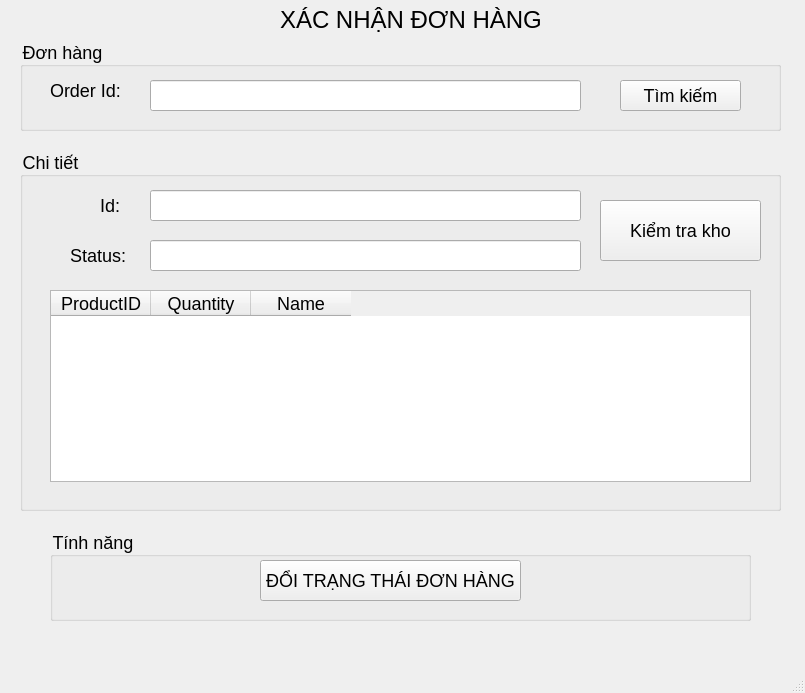
<?xml version="1.0" encoding="UTF-8"?>
<ui version="4.0">
 <class>MainWindow</class>
 <widget class="QMainWindow" name="MainWindow">
  <property name="geometry">
   <rect>
    <x>0</x>
    <y>0</y>
    <width>805</width>
    <height>693</height>
   </rect>
  </property>
  <property name="windowTitle">
   <string>MainWindow</string>
  </property>
  <property name="styleSheet">
   <string notr="true">font-size: 18px;</string>
  </property>
  <widget class="QWidget" name="centralwidget">
   <widget class="QLabel" name="label">
    <property name="geometry">
     <rect>
      <x>280</x>
      <y>0</y>
      <width>261</width>
      <height>41</height>
     </rect>
    </property>
    <property name="text">
     <string>&lt;html&gt;&lt;head/&gt;&lt;body&gt;&lt;p align=&quot;center&quot;&gt;&lt;span style=&quot; font-size:18pt;&quot;&gt;XÁC NHẬN ĐƠN HÀNG&lt;/span&gt;&lt;/p&gt;&lt;/body&gt;&lt;/html&gt;</string>
    </property>
   </widget>
   <widget class="QGroupBox" name="groupBox">
    <property name="geometry">
     <rect>
      <x>20</x>
      <y>40</y>
      <width>761</width>
      <height>91</height>
     </rect>
    </property>
    <property name="title">
     <string>Đơn hàng</string>
    </property>
    <widget class="QLabel" name="label_2">
     <property name="geometry">
      <rect>
       <x>30</x>
       <y>30</y>
       <width>81</width>
       <height>41</height>
      </rect>
     </property>
     <property name="text">
      <string>Order Id: </string>
     </property>
    </widget>
    <widget class="QLineEdit" name="lineEditOrderId">
     <property name="geometry">
      <rect>
       <x>130</x>
       <y>40</y>
       <width>431</width>
       <height>31</height>
      </rect>
     </property>
    </widget>
    <widget class="QPushButton" name="pushButtonSearch">
     <property name="geometry">
      <rect>
       <x>600</x>
       <y>40</y>
       <width>121</width>
       <height>31</height>
      </rect>
     </property>
     <property name="text">
      <string>Tìm kiếm</string>
     </property>
    </widget>
   </widget>
   <widget class="QGroupBox" name="groupBox_2">
    <property name="geometry">
     <rect>
      <x>20</x>
      <y>150</y>
      <width>761</width>
      <height>361</height>
     </rect>
    </property>
    <property name="title">
     <string>Chi tiết</string>
    </property>
    <widget class="QLabel" name="label_3">
     <property name="geometry">
      <rect>
       <x>80</x>
       <y>40</y>
       <width>31</width>
       <height>31</height>
      </rect>
     </property>
     <property name="text">
      <string>Id: </string>
     </property>
    </widget>
    <widget class="QLineEdit" name="lineEditId">
     <property name="geometry">
      <rect>
       <x>130</x>
       <y>40</y>
       <width>431</width>
       <height>31</height>
      </rect>
     </property>
    </widget>
    <widget class="QLabel" name="label_4">
     <property name="geometry">
      <rect>
       <x>50</x>
       <y>90</y>
       <width>61</width>
       <height>31</height>
      </rect>
     </property>
     <property name="text">
      <string>Status:</string>
     </property>
    </widget>
    <widget class="QLineEdit" name="lineEditStatus">
     <property name="geometry">
      <rect>
       <x>130</x>
       <y>90</y>
       <width>431</width>
       <height>31</height>
      </rect>
     </property>
    </widget>
    <widget class="QLabel" name="label_5">
     <property name="geometry">
      <rect>
       <x>50</x>
       <y>140</y>
       <width>61</width>
       <height>31</height>
      </rect>
     </property>
     <property name="text">
      <string/>
     </property>
    </widget>
    <widget class="QTableWidget" name="tableWidgetListProduct">
     <property name="geometry">
      <rect>
       <x>30</x>
       <y>140</y>
       <width>701</width>
       <height>192</height>
      </rect>
     </property>
     <column>
      <property name="text">
       <string>ProductID</string>
      </property>
     </column>
     <column>
      <property name="text">
       <string>Quantity</string>
      </property>
     </column>
     <column>
      <property name="text">
       <string>Name</string>
      </property>
     </column>
    </widget>
    <widget class="QPushButton" name="pushButtonCheckInventory">
     <property name="geometry">
      <rect>
       <x>580</x>
       <y>50</y>
       <width>161</width>
       <height>61</height>
      </rect>
     </property>
     <property name="text">
      <string>Kiểm tra kho</string>
     </property>
    </widget>
   </widget>
   <widget class="QGroupBox" name="groupBox_3">
    <property name="geometry">
     <rect>
      <x>50</x>
      <y>530</y>
      <width>701</width>
      <height>91</height>
     </rect>
    </property>
    <property name="title">
     <string>Tính năng</string>
    </property>
    <widget class="QPushButton" name="pushButtonChangeStatusOrder">
     <property name="geometry">
      <rect>
       <x>210</x>
       <y>30</y>
       <width>261</width>
       <height>41</height>
      </rect>
     </property>
     <property name="text">
      <string>ĐỔI TRẠNG THÁI ĐƠN HÀNG</string>
     </property>
    </widget>
   </widget>
  </widget>
  <widget class="QMenuBar" name="menubar">
   <property name="geometry">
    <rect>
     <x>0</x>
     <y>0</y>
     <width>805</width>
     <height>31</height>
    </rect>
   </property>
  </widget>
  <widget class="QStatusBar" name="statusbar"/>
 </widget>
 <resources/>
 <connections/>
</ui>
